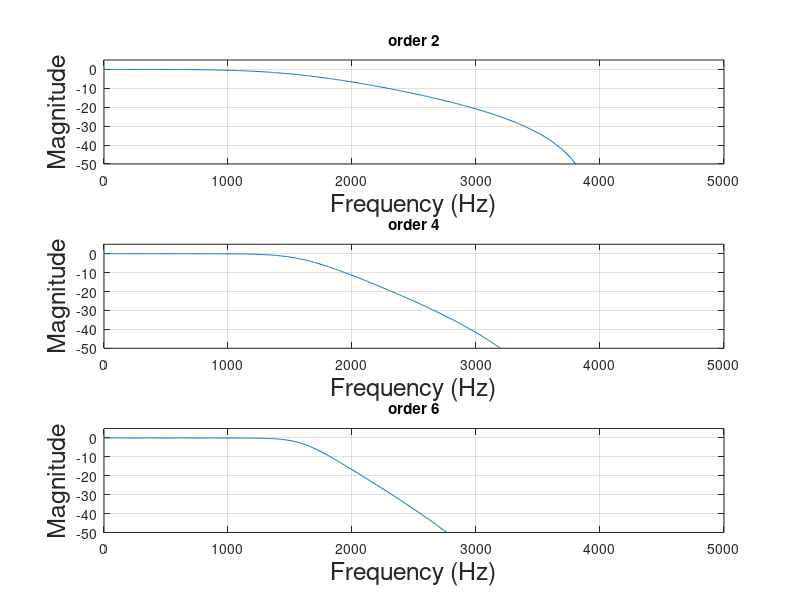

Recreate this plot in MATLAB.
 fs=8000;
fcut=1600;%wn=0.3->1200 wn=0.4->1600


[b, a]=butter(2, fcut/(fs/2));
[h,f]=freqz(b, a, 512, fs);
subplot(311)
plot(f, mag2db(abs(h)));
title('order 2')
axis([0 5000 -50 5]);
xlabel('Frequency (Hz)', 'fontsize', 18)
ylabel('Magnitude', 'fontsize', 18)
grid on

[b, a]=butter(4, fcut/(fs/2));
[h,f]=freqz(b, a, 512, fs);
subplot(312)
plot(f, mag2db(abs(h)));
title('order 4')
axis([0 5000 -50 5]);
xlabel('Frequency (Hz)', 'fontsize', 18)
ylabel('Magnitude', 'fontsize', 18)
grid on

[b, a]=butter(6, fcut/(fs/2));
[h,f]=freqz(b, a, 512, fs);
subplot(313)
plot(f, mag2db(abs(h)));
title('order 6')
axis([0 5000 -50 5]);
xlabel('Frequency (Hz)', 'fontsize', 18)
ylabel('Magnitude', 'fontsize', 18)
grid on